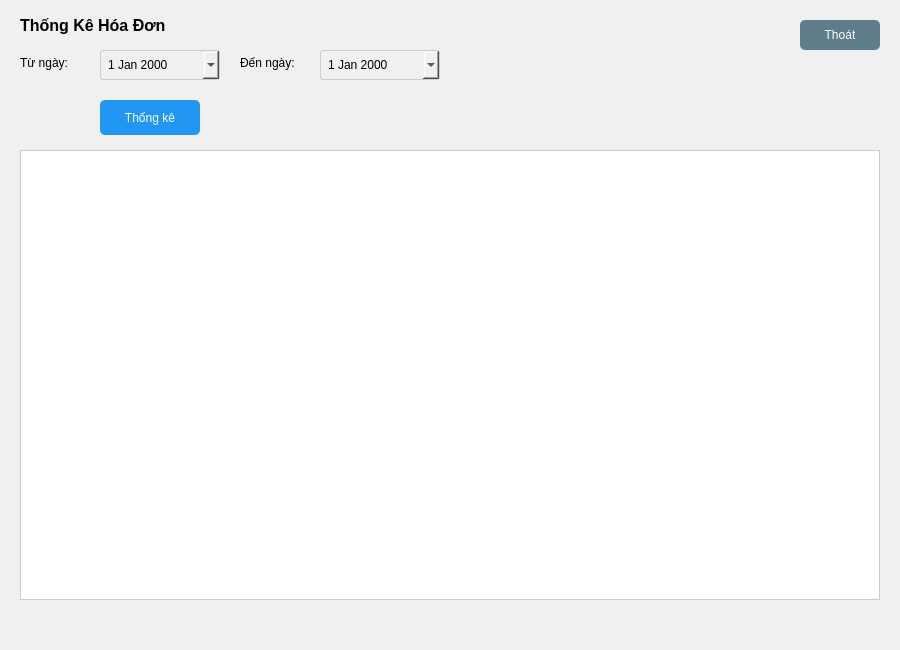
<?xml version="1.0" encoding="UTF-8"?>
<ui version="4.0">
 <class>MainWindow</class>
 <widget class="QMainWindow" name="MainWindow">
  <property name="geometry">
   <rect>
    <x>0</x>
    <y>0</y>
    <width>900</width>
    <height>650</height>
   </rect>
  </property>
  <property name="windowTitle">
   <string>Thống Kê</string>
  </property>
  <property name="styleSheet">
   <string>background-color: #f0f0f0;</string>
  </property>
  <widget class="QWidget" name="centralwidget">
   <!-- Nhãn tiêu đề -->
   <widget class="QLabel" name="lblTitle">
    <property name="geometry">
     <rect>
      <x>20</x>
      <y>10</y>
      <width>200</width>
      <height>30</height>
     </rect>
    </property>
    <property name="text">
     <string>Thống Kê Hóa Đơn</string>
    </property>
    <property name="styleSheet">
     <string>font-size: 16px; font-weight: bold;</string>
    </property>
   </widget>
   <!-- Bộ lọc ngày -->
   <widget class="QLabel" name="lblTuNgay">
    <property name="geometry">
     <rect>
      <x>20</x>
      <y>50</y>
      <width>80</width>
      <height>25</height>
     </rect>
    </property>
    <property name="text">
     <string>Từ ngày:</string>
    </property>
   </widget>
   <widget class="QDateEdit" name="dateTuNgay">
    <property name="geometry">
     <rect>
      <x>100</x>
      <y>50</y>
      <width>120</width>
      <height>30</height>
     </rect>
    </property>
    <property name="styleSheet">
     <string>border: 1px solid #ccc; border-radius: 3px; padding: 5px;</string>
    </property>
    <property name="calendarPopup">
     <bool>true</bool>
    </property>
   </widget>
   <widget class="QLabel" name="lblDenNgay">
    <property name="geometry">
     <rect>
      <x>240</x>
      <y>50</y>
      <width>80</width>
      <height>25</height>
     </rect>
    </property>
    <property name="text">
     <string>Đến ngày:</string>
    </property>
   </widget>
   <widget class="QDateEdit" name="dateDenNgay">
    <property name="geometry">
     <rect>
      <x>320</x>
      <y>50</y>
      <width>120</width>
      <height>30</height>
     </rect>
    </property>
    <property name="styleSheet">
     <string>border: 1px solid #ccc; border-radius: 3px; padding: 5px;</string>
    </property>
    <property name="calendarPopup">
     <bool>true</bool>
    </property>
   </widget>
   <!-- Nút thống kê -->
   <widget class="QPushButton" name="btnThongKe">
    <property name="geometry">
     <rect>
      <x>100</x>
      <y>100</y>
      <width>100</width>
      <height>35</height>
     </rect>
    </property>
    <property name="text">
     <string>Thống kê</string>
    </property>
    <property name="styleSheet">
     <string>background-color: #2196F3; color: white; border-radius: 5px; padding: 5px;</string>
    </property>
   </widget>
   <!-- Bảng thống kê -->
   <widget class="QTableView" name="tableThongKe">
    <property name="geometry">
     <rect>
      <x>20</x>
      <y>150</y>
      <width>860</width>
      <height>450</height>
     </rect>
    </property>
    <property name="styleSheet">
     <string>border: 1px solid #ccc; background-color: white;</string>
    </property>
   </widget>
   <!-- Nút thoát -->
   <widget class="QPushButton" name="btnThoat">
    <property name="geometry">
     <rect>
      <x>800</x>
      <y>20</y>
      <width>80</width>
      <height>30</height>
     </rect>
    </property>
    <property name="text">
     <string>Thoát</string>
    </property>
    <property name="styleSheet">
     <string>background-color: #607D8B; color: white; border-radius: 5px; padding: 5px;</string>
    </property>
   </widget>
  </widget>
  <widget class="QMenuBar" name="menubar">
   <property name="geometry">
    <rect>
     <x>0</x>
     <y>0</y>
     <width>900</width>
     <height>21</height>
    </rect>
   </property>
  </widget>
  <widget class="QStatusBar" name="statusbar"/>
 </widget>
 <resources/>
 <connections/>
</ui>
